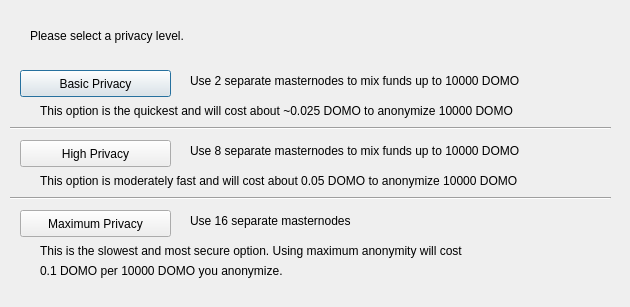
<?xml version="1.0" encoding="UTF-8"?>
<ui version="4.0">
 <class>ObfuscationConfig</class>
 <widget class="QDialog" name="ObfuscationConfig">
  <property name="geometry">
   <rect>
    <x>0</x>
    <y>0</y>
    <width>630</width>
    <height>307</height>
   </rect>
  </property>
  <property name="windowTitle">
   <string>Configure Obfuscation</string>
  </property>
  <widget class="QPushButton" name="buttonBasic">
   <property name="geometry">
    <rect>
     <x>20</x>
     <y>70</y>
     <width>151</width>
     <height>27</height>
    </rect>
   </property>
   <property name="text">
    <string>Basic Privacy</string>
   </property>
  </widget>
  <widget class="QPushButton" name="buttonHigh">
   <property name="geometry">
    <rect>
     <x>20</x>
     <y>140</y>
     <width>151</width>
     <height>27</height>
    </rect>
   </property>
   <property name="text">
    <string>High Privacy</string>
   </property>
  </widget>
  <widget class="QPushButton" name="buttonMax">
   <property name="geometry">
    <rect>
     <x>20</x>
     <y>210</y>
     <width>151</width>
     <height>27</height>
    </rect>
   </property>
   <property name="text">
    <string>Maximum Privacy</string>
   </property>
  </widget>
  <widget class="QLabel" name="label">
   <property name="geometry">
    <rect>
     <x>30</x>
     <y>20</y>
     <width>571</width>
     <height>31</height>
    </rect>
   </property>
   <property name="text">
    <string>Please select a privacy level.</string>
   </property>
  </widget>
  <widget class="QLabel" name="label_2">
   <property name="geometry">
    <rect>
     <x>190</x>
     <y>70</y>
     <width>421</width>
     <height>21</height>
    </rect>
   </property>
   <property name="text">
    <string>Use 2 separate masternodes to mix funds up to 10000 DOMO</string>
   </property>
  </widget>
  <widget class="QLabel" name="label_3">
   <property name="geometry">
    <rect>
     <x>190</x>
     <y>140</y>
     <width>411</width>
     <height>21</height>
    </rect>
   </property>
   <property name="text">
    <string>Use 8 separate masternodes to mix funds up to 10000 DOMO</string>
   </property>
  </widget>
  <widget class="QLabel" name="label_4">
   <property name="geometry">
    <rect>
     <x>190</x>
     <y>210</y>
     <width>421</width>
     <height>21</height>
    </rect>
   </property>
   <property name="text">
    <string>Use 16 separate masternodes</string>
   </property>
  </widget>
  <widget class="QLabel" name="label_6">
   <property name="geometry">
    <rect>
     <x>40</x>
     <y>100</y>
     <width>561</width>
     <height>21</height>
    </rect>
   </property>
   <property name="text">
    <string>This option is the quickest and will cost about ~0.025 DOMO to anonymize 10000 DOMO</string>
   </property>
  </widget>
  <widget class="QLabel" name="label_7">
   <property name="geometry">
    <rect>
     <x>40</x>
     <y>170</y>
     <width>561</width>
     <height>21</height>
    </rect>
   </property>
   <property name="text">
    <string>This option is moderately fast and will cost about 0.05 DOMO to anonymize 10000 DOMO</string>
   </property>
  </widget>
  <widget class="QLabel" name="label_8">
   <property name="geometry">
    <rect>
     <x>40</x>
     <y>240</y>
     <width>561</width>
     <height>21</height>
    </rect>
   </property>
   <property name="text">
    <string>This is the slowest and most secure option. Using maximum anonymity will cost</string>
   </property>
  </widget>
  <widget class="QLabel" name="label_9">
   <property name="geometry">
    <rect>
     <x>40</x>
     <y>260</y>
     <width>561</width>
     <height>21</height>
    </rect>
   </property>
   <property name="text">
    <string>0.1 DOMO per 10000 DOMO you anonymize.</string>
   </property>
  </widget>
  <widget class="Line" name="line">
   <property name="geometry">
    <rect>
     <x>10</x>
     <y>120</y>
     <width>601</width>
     <height>16</height>
    </rect>
   </property>
   <property name="orientation">
    <enum>Qt::Horizontal</enum>
   </property>
  </widget>
  <widget class="Line" name="line_2">
   <property name="geometry">
    <rect>
     <x>10</x>
     <y>190</y>
     <width>601</width>
     <height>16</height>
    </rect>
   </property>
   <property name="orientation">
    <enum>Qt::Horizontal</enum>
   </property>
  </widget>
 </widget>
 <resources/>
 <connections/>
</ui>
